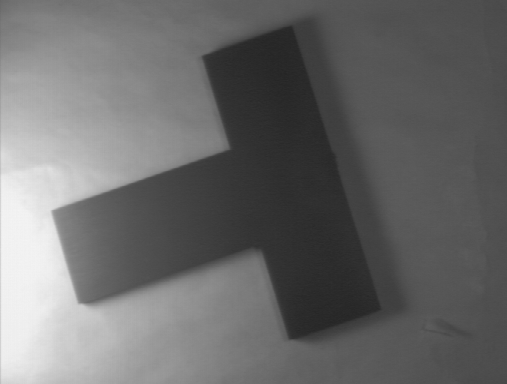
#> input picture imgs/tshape.png, 507 x 384 px, found by its file name
$ jupyter execute task_2.ipynb
#> lines starting #> are read from the running program, lines starting #| are printed output that depends on the picture; pictures that were not available may be replaced by others from this repository, and a replacement may not be noted
[cell 1]
import numpy as np
import matplotlib.pyplot as plt
from skimage.color import rgb2gray
from skimage import img_as_uint

[cell 2]
def plt_full_img(source_im,target_im):
    #vstupné obrázky na šedotónové
    img0,img1 = rgb2gray(plt.imread(source_im)),rgb2gray(plt.imread(target_im))

    #plot vstupného obrázka a jeho histogramu
    plt.figure(figsize=(15,5))
    plt.subplot(121)
    plt.imshow(img0, cmap='gray')
    plt.title("Vstupný obrázok")
    plt.subplot(1,2,2)
    plt.hist(np.reshape(img0,(img0.shape[0]*img0.shape[1],)), bins=20, histtype='bar', color='blue')
    plt.title("Vstupný obrázok - histogram")

    #plot cieľového obrázka a jeho histogramu
    plt.figure(figsize=(15,5))
    plt.subplot(121)
    plt.imshow(img1, cmap='gray')
    plt.title("Cieľový obrázok")
    plt.subplot(1,2,2)
    plt.hist(np.reshape(img1,(img1.shape[0]*img1.shape[1],)), bins=20, histtype='bar', color='red')
    plt.title("Cieľový obrázok - histogram")

[cell 3]
def plt_hashtag_img(img00,img11,intrp_hist):
    #plot pre vyrezane obrazky
    plt.figure(figsize=(15,5))
    plt.subplot(131)
    plt.imshow(img00, cmap='gray')
    plt.title("Vstupný obrázok")
    plt.subplot(132)
    plt.imshow(img11, cmap='gray')
    plt.title("Cieľový obrázok")
    plt.subplot(133)
    plt.imshow(intrp_hist, cmap='gray')
    plt.title("Upravený vstupný obrázok prostredníctvom cieľového histogramu")

    #plot pre vyrezane obrázky - histogram
    plt.figure(figsize=(15,5))
    plt.subplot(1,3,1)
    plt.hist(np.reshape(img00,(img00.shape[0]*img00.shape[1],)), bins=12, histtype='bar', color='red')
    plt.title("Vstupný interpolovaný histogram")
    plt.subplot(1,3,2)
    plt.hist(np.reshape(img11,(img11.shape[0]*img11.shape[1],)), bins=12, histtype='bar', color='green')
    plt.title("Cieľový interpolovaný histogram")
    plt.subplot(1,3,3)
    plt.hist(np.reshape(intrp_hist,(intrp_hist.shape[0]*intrp_hist.shape[1],)), bins=12, histtype='bar', color='blue')
    plt.title("Upraveným histogramom pre cieľový obrázok")

[cell 4]
def tile_hist(image0, image1):
    # vrati jedmorozmerne pole
    img0_rvl,img1_rvl = image0.ravel(),image1.ravel()

    # Ziskanie unikatnych hodnot pixelov cez unique
    img0_rvl_unq, img0_rvl_indx, img0_rvl_count = np.unique(img0_rvl, return_inverse=True, return_counts=True)
    img1_rvl_unq, img1_rvl_count = np.unique(img1_rvl, return_counts=True)

    # Normalizacia do rozsahu 0-1
    img0_norm = np.cumsum(img0_rvl_count).astype(np.uint)/np.cumsum(img0_rvl_count).astype(np.uint)[-1]
    img1_norm = np.cumsum(img1_rvl_count).astype(np.uint)/np.cumsum(img1_rvl_count).astype(np.uint)[-1]

    # Interpolacia
    interpol = np.uint8(np.interp(img0_norm, img1_norm, img1_rvl_unq)[img0_rvl_indx].reshape(image0.shape))

    return interpol

[cell 5]
def adap_hist_matching(source_im,target_im,D):
    #vstupné obrázky na šedotónové
#> called with source_im = 'C:../imgs/tshape.png', target_im = 'C:../imgs/most.png', D = 100
    img0,img1 = rgb2gray(plt.imread(source_im)),rgb2gray(plt.imread(target_im))
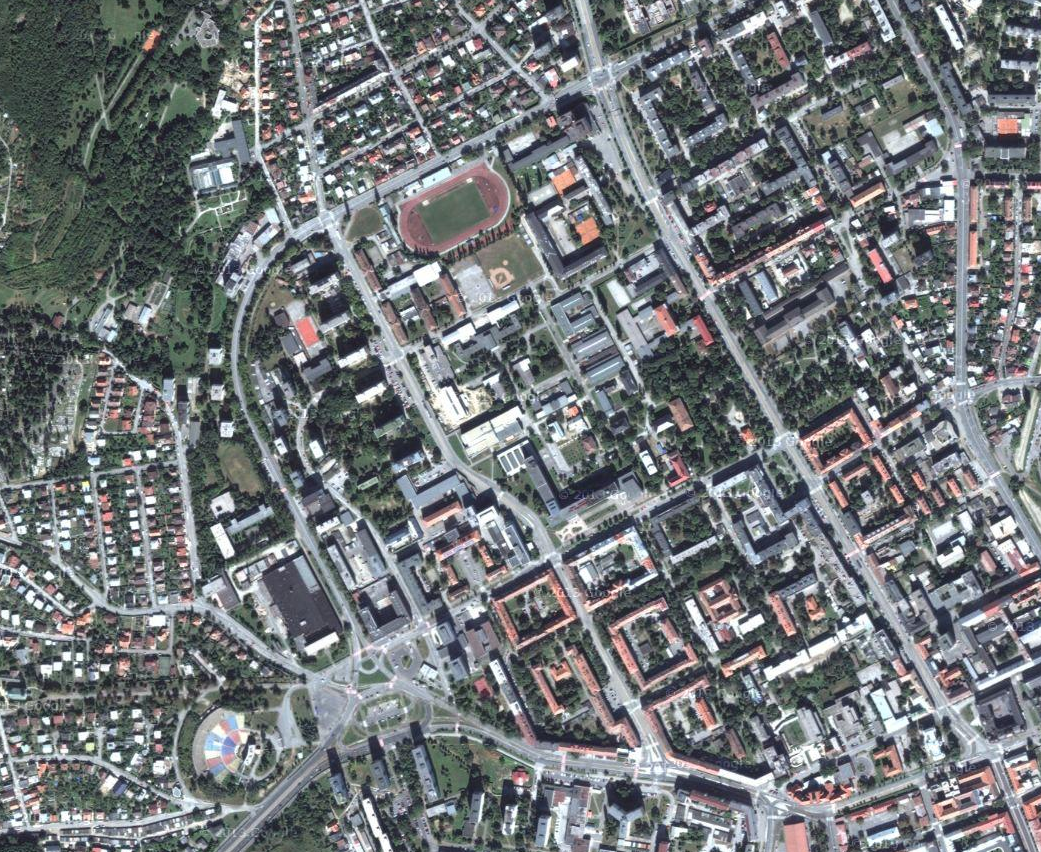
#> input picture imgs/TUKE_aerial.png, 1041 x 852 px, given in place of most.png, which was not available
#> img0 is the input picture: shape (384, 507) float32; min 0.145, max 0.957, mean 0.419
#> img1: shape (852, 1041) float32; min 0.0182, max 1, mean 0.462

    #prevod na 8bit -> celé kladné čísla
    src_img,trg_img = np.uint8(img_as_uint(img0)),np.uint8(img_as_uint(img1))

    #ošetrenie pre výrez resp. parameter D
    if D<=1 or D>img0.shape[0] or D>img0.shape[1]:
        return

    #delenie modulo pre zysok obrazku0 - modulo
    [he_R, we_R] = src_img.shape
#> he_R = 384; we_R = 507
    h_RF = he_R - (he_R % D)
#> h_RF = 300
    w_RF = we_R - (we_R % D)
#> w_RF = 500
    h_R_modl = he_R % D
#> h_R_modl = 84

    #prevod obrazku1
    [hIA, wIA] = trg_img.shape
#> hIA = 852; wIA = 1041
    x_ova = int((D / we_R * 100) * (wIA / 100))
#> x_ova = 205
    y_ova = int((D / he_R * 100) * (hIA / 100))
#> y_ova = 221

    imout, temp, mc, tmpmc = src_img[0:D, 0:D], src_img[0:D, 0:D], True, True
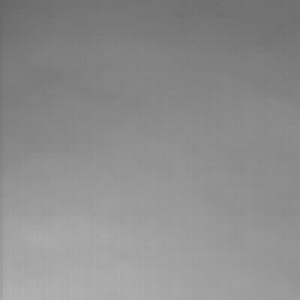
#> imout: shape (100, 100) (shown 3 times larger); min 102, max 177, mean 141.2
#> mc = True; tmpmc = True
    np.delete(imout, 1)
    np.delete(temp, 1)
    im1i, im1j, ilast = 0, 0, 0

    #cyklus pre h
    for i in range(0, h_RF, D):
        im1j=0
        for j  in range(0, w_RF, D):
            img00 = src_img[i:i+D, j:j+D]
            img11 = trg_img[im1i:im1i+y_ova, im1j:im1j+x_ova]
            intrp_hist = tile_hist(img00, img11)

            #vyplotovanie mriezky img aj hist
            #plt_hashtag_img(img00,img11,intrp_hist)

            if tmpmc:
                temp = intrp_hist
                tmpmc = False
            else:
                temp =  np.concatenate((temp, intrp_hist), axis=1)
            im1j += x_ova

        if mc:
            imout = temp
            mc = False
        else:
            imout = np.concatenate((imout, temp), axis=0)
        temp = src_img[0:D, 0:D]
        np.delete(temp, 1)
        tmpmc = True
        ilast = i
        im1i += y_ova
#> this loop made 3 passes
#> pass 1, in adap_hist_matching, `imout = temp`:
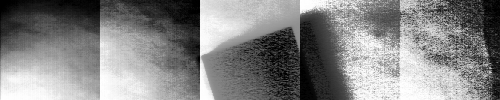
#> imout: shape (100, 500); min 0, max 255, mean 132.2
#> after the loop:
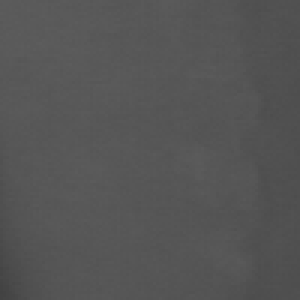
#> img00: shape (100, 100) (shown 3 times larger); min 66, max 93, mean 85.5
#> after the loop, im1i = 663; mc = False

    ilast += D
#> ilast = 300
    im1j = 0

    #cyklus pre w
    for i in range(0, w_RF, D):
        img0 = src_img[ilast:ilast + h_R_modl, i:i+D]
        img1 = trg_img[im1i:im1i + h_R_modl, im1j:im1j+x_ova]

        intrp_hist = tile_hist(img0, img1)

        if tmpmc:
            temp = intrp_hist
            tmpmc = False
        else:
            temp =  np.concatenate((temp, intrp_hist), axis=1)
        im1j += x_ova
#> this loop made 5 passes
#> pass 1, in adap_hist_matching, `img1 = trg_img[im1i:im1i + h_R_modl, im1j:im1j+x_ova]`:
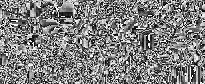
#> img1: shape (84, 205); min 0, max 255, mean 127.4
#> pass 1, in tile_hist (call 16), `interpol = np.uint8(np.interp(img0_norm, img1_norm, img1_rvl_unq)[img0..`:
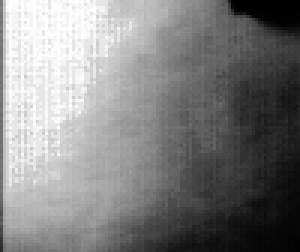
#> interpol: shape (84, 100) (shown 3 times larger); min 0, max 255, mean 129.1
#> after the loop:
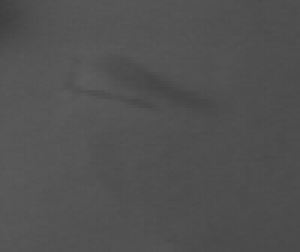
#> img0: shape (84, 100) (shown 3 times larger); min 63, max 93, mean 81.2
#> after the loop:
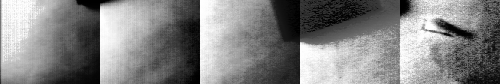
#> temp: shape (84, 500); min 0, max 255, mean 131.1
#> after the loop, im1j = 1025; tmpmc = False

    if mc:
        out_im = temp
    else:
        out_im = np.concatenate((imout, temp), axis=0)
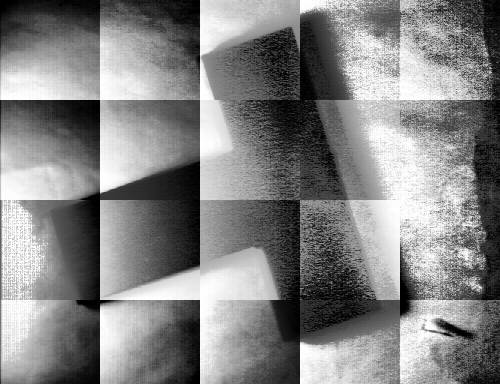
#> out_im: shape (384, 500); min 0, max 255, mean 131.6
    temp = src_img[0:D, 0:D]
    np.delete(temp, 1)

    return out_im

[cell 6]
#zdrojové obrázky
source_im,target_im=("C:../imgs/tshape.png", "C:../imgs/most.png")

#úprava jasu pre cieľový obrázok
out_im = adap_hist_matching(source_im,target_im, 100)

#plotovanie pôvodných obrázkov a ich histogramov
plt_full_img(source_im,target_im)

#plotovanie upraveného obrázku s jeho histogramom
plt.figure(figsize=(15,5))
plt.subplot(121)
plt.imshow(out_im, cmap='gray')
plt.title("Upravený obrázok")
plt.subplot(1,2,2)
plt.hist(np.reshape(out_im,(out_im.shape[0]*out_im.shape[1],)), bins=20, histtype='bar', color='blue')
plt.title("Upravený obrázok - histogram")
#> figure, not shown here; panel 2: tallest bar 45844 high, from x = 0.307 to 0.348
#> figure, not shown here; panel 2: tallest bar 79674 high, from x = 0.264 to 0.313
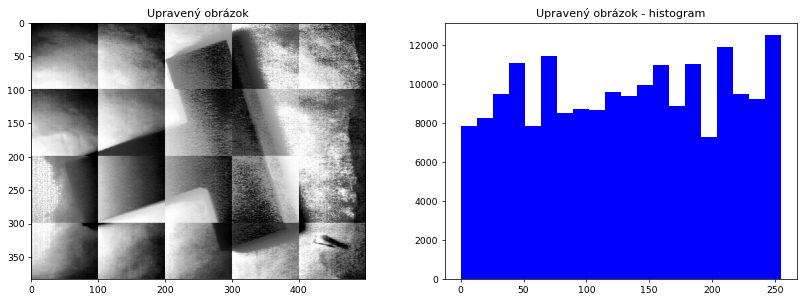
#> figure drawn by matplotlib, 2 panels; panel 2: tallest bar 12510 high, from x = 242.2 to 255
